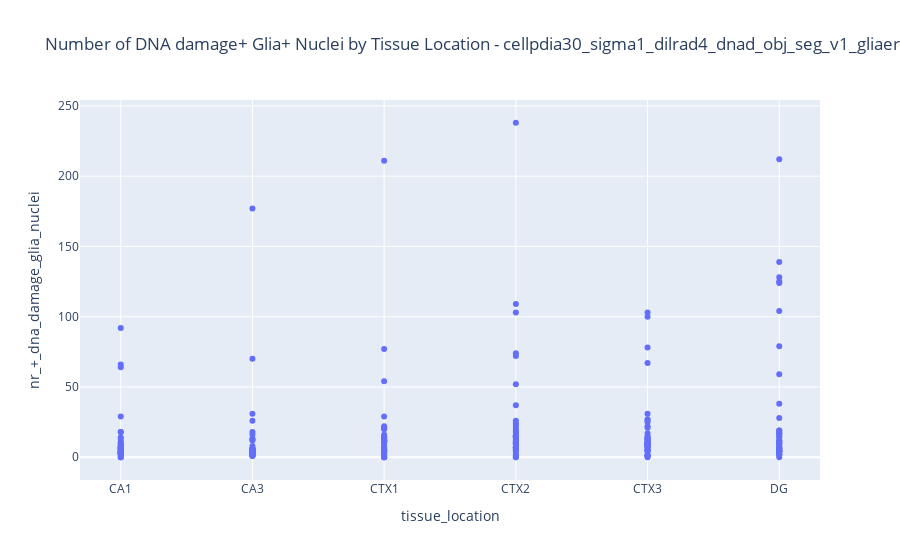

Notebook source saved alongside this figure:
### Code cell
# Create the plot
fig = px.scatter(df, x='tissue_location', y='nr_+_dna_damage_glia_nuclei',
                 hover_data=['staining_id','index','filename'], title=f"Number of DNA damage+ Glia+ Nuclei by Tissue Location - {title}")

# Show the plot
fig.show()

### Figure 1 — Plotly figure (JSON) as saved in the notebook; plotly's stock layout.template omitted (floating-point values rounded to 4 significant figures; data arrays with more than 128 entries replaced by an {"elided": "..."} marker saying what was removed)
{"data": [{"customdata": {"elided": "252x3 mixed values"}, "hovertemplate": "tissue_location=%{x}<br>nr_+_dna_damage_glia_nuclei=%{y}<br>staining_id=%{customdata[0]}<br>index=%{customdata[1]}<br>filename=%{customdata[2]}<extra></extra>", "legendgroup": "", "marker": {"color": "#636efa", "symbol": "circle"}, "mode": "markers", "name": "", "orientation": "v", "showlegend": false, "type": "scatter", "x": {"elided": "252 str values"}, "xaxis": "x", "y": {"elided": "252 int values"}, "yaxis": "y"}], "layout": {"legend": {"tracegroupgap": 0}, "title": {"text": "Number of DNA damage+ Glia+ Nuclei by Tissue Location - cellpdia30_sigma1_dilrad4_dnad_obj_seg_v1_gliaero6_gliathr20_dnadero2"}, "xaxis": {"anchor": "y", "domain": [0, 1], "title": {"text": "tissue_location"}}, "yaxis": {"anchor": "x", "domain": [0, 1], "title": {"text": "nr_+_dna_damage_glia_nuclei"}}}}
